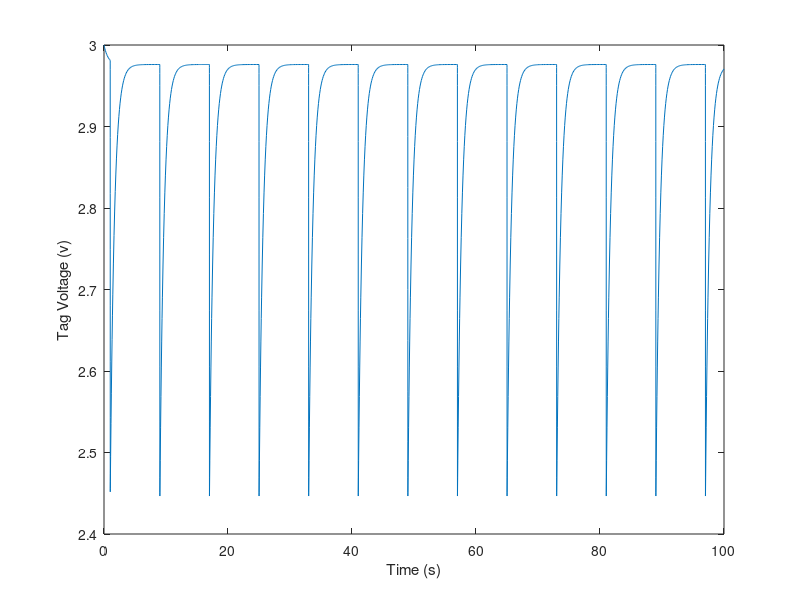
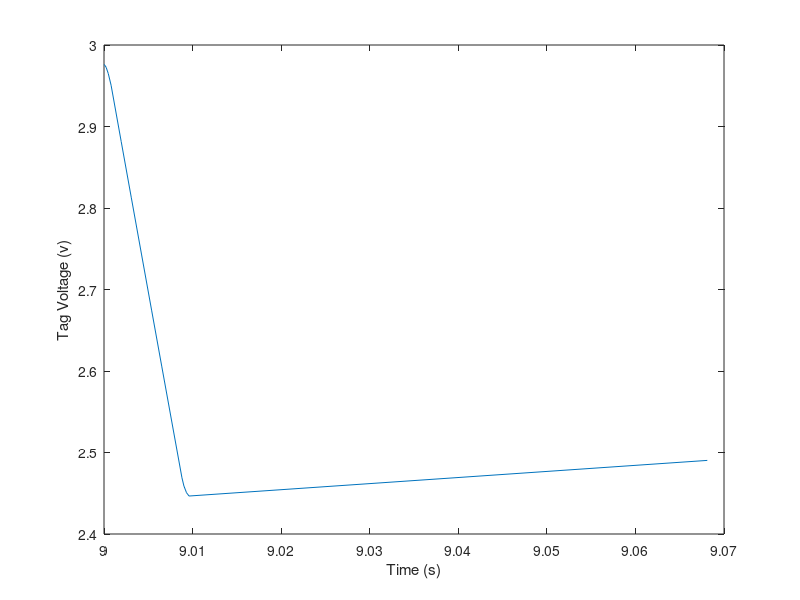
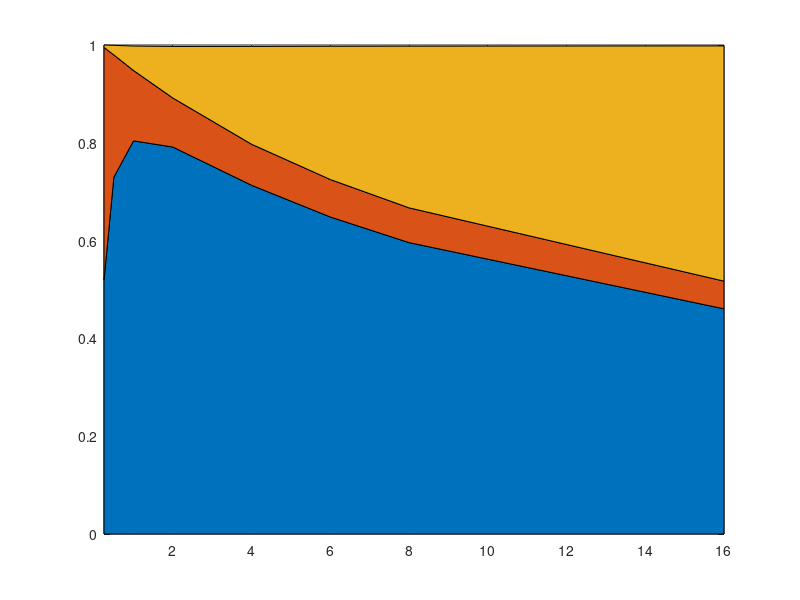

The MATLAB script that drew these images, in order: (Note: this script raises an error after producing the figures.)
close all

figure
D=dlmread('R2000T8.txt','\t',1,0);
plot(D(:,1),D(:,2));
xlabel('Time (s)');
ylabel('Tag Voltage (v)');
print -depsc2 'R2000T8.eps'

figure
[minv,i] = min(D(:,2));
range = find((D(:,1)>=(D(i,1)-20e-3)) .* (D(:,1)<=(D(i,1)+60e-3)));
plot(D(range,1),D(range,2));
xlabel('Time (s)');
ylabel('Tag Voltage (v)');
print -depsc2 'R2000T8-zoom.eps'

% below: pulse interval, tag fraction, limiter, leakage, total, Vmin, for R=2000
R2000 = [16 0.460511 0.0566617 0.480957 0.99813 2.4466 
          8 0.595921 0.0711029 0.330548 0.997572 2.4466
          6 0.648251 0.0766899 0.272421 0.997362 2.44655
          4 0.713122 0.083932  0.20004  0.997095 2.4454
          2 0.79133  0.100252  0.105431 0.997013 2.42013
          1 0.804021 0.143845  0.0499364 0.997803 2.29876
          0.5 0.729848 0.249928 0.0195512 0.999327 1.982
          0.25 0.519003 0.476056 0.00492105 0.999979 1.30164]
      
D=R2000
figure
area(D(:,1),D(:,[2 3 4]));
xlim([min(D(:,1)) max(D(:,1))]);
legend('Tag','Limiter','Leakage');
xlabel('Inter-Pulse Interval (s)');
ylabel('Fraction of Energy, Cummulative');
print -depsc2 'R2000-fractions.eps'

figure
plot(D(:,1),D(:,6));
xlim([min(D(:,1)) max(D(:,1))]);
xlabel('Inter-Pulse Interval (s)');
ylabel('Minimum Tag Voltage');
print -depsc2 'R2000-voltage.eps'


T2 = [ 500  0.773733 0.0807984 0.11199 0.966521 2.47543
       1000 0.791797 0.0855935 0.1113 0.988691 2.46101
       2000 0.79133  0.100252  0.105431 0.997013 2.42013
       4000 0.758149 0.148384  0.0925901 0.999123 2.27554
       8000 0.670108 0.259711  0.0698484 0.999667 1.9247
      16000 0.488867 0.474434  0.0363844 0.999686 1.21233 ]

D=T2
figure
area(D(:,1),D(:,[2 3 4]));
xlim([min(D(:,1)) max(D(:,1))]);
legend('Tag','Limiter','Leakage');
xlabel('Resistance of Limiter (Ohms)');
ylabel('Fraction of Energy, Cummulative');
print -depsc2 'T2-fractions.eps'

figure
plot(D(:,1),D(:,6));
xlim([min(D(:,1)) max(D(:,1))]);
xlabel('Resistance of Limiter (Ohms)');
ylabel('Minimum Tag Voltage');
print -depsc2 'T2-voltage.eps'

 

